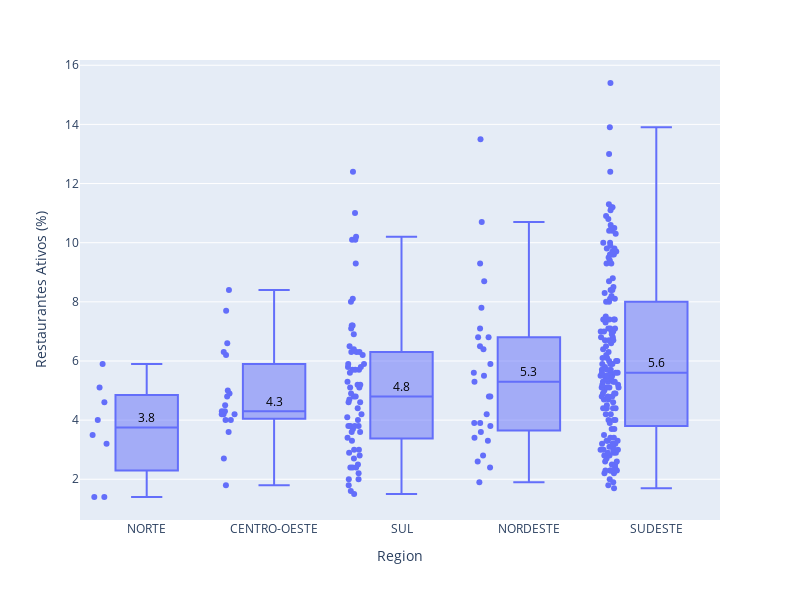
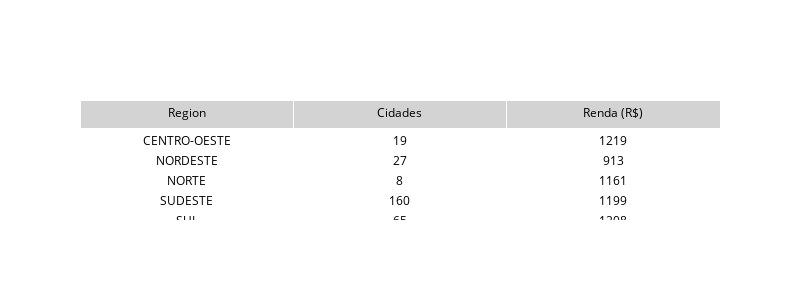

The notebook cell these images were saved under, in order:
### Markdown cell above
Boxplot of % de restaurantes_ativos per region of cluster 0

### Code cell
mf.boxplot_table_plotly(df=df_median, cluster=0)

### Figure 1 — Plotly figure (JSON) as saved in the notebook; plotly's stock layout.template omitted (floating-point values rounded to 4 significant figures; data arrays with more than 128 entries replaced by an {"elided": "..."} marker saying what was removed)
{"data": [{"alignmentgroup": "True", "boxpoints": "all", "customdata": {"elided": "279x4 mixed values"}, "hovertemplate": "Region=%{x}<br>Restaurantes Ativos (%)=%{y}<br>chs=%{customdata[0]}<br>cobertura_delivery=%{customdata[1]}<br>uf=%{customdata[2]}<br>cidade=%{customdata[3]}<extra></extra>", "legendgroup": "", "marker": {"color": "#636efa"}, "name": "", "notched": false, "offsetgroup": "", "orientation": "v", "showlegend": false, "type": "box", "x": {"elided": "279 str values"}, "x0": " ", "xaxis": "x", "y": {"elided": "279 float values"}, "y0": " ", "yaxis": "y"}], "layout": {"annotations": [{"align": "center", "font": {"color": "black", "size": 12}, "showarrow": false, "text": "3.8", "x": "NORTE", "y": 3.75, "yshift": 10}, {"align": "center", "font": {"color": "black", "size": 12}, "showarrow": false, "text": "4.3", "x": "CENTRO-OESTE", "y": 4.3, "yshift": 10}, {"align": "center", "font": {"color": "black", "size": 12}, "showarrow": false, "text": "4.8", "x": "SUL", "y": 4.8, "yshift": 10}, {"align": "center", "font": {"color": "black", "size": 12}, "showarrow": false, "text": "5.3", "x": "NORDESTE", "y": 5.3, "yshift": 10}, {"align": "center", "font": {"color": "black", "size": 12}, "showarrow": false, "text": "5.6", "x": "SUDESTE", "y": 5.6, "yshift": 10}], "boxmode": "group", "height": 600, "legend": {"tracegroupgap": 0}, "margin": {"t": 60}, "width": 800, "xaxis": {"anchor": "y", "categoryarray": ["NORTE", "CENTRO-OESTE", "SUL", "NORDESTE", "SUDESTE"], "categoryorder": "array", "domain": [0, 1], "title": {"text": "Region"}}, "yaxis": {"anchor": "x", "domain": [0, 1], "title": {"text": "Restaurantes Ativos (%)"}}}}

### Figure 2 — Plotly figure (JSON) as saved in the notebook; plotly's stock layout.template omitted (floating-point values rounded to 4 significant figures)
{"data": [{"cells": {"align": "center", "fill": {"color": "white"}, "font": {"color": "black", "size": 12}, "values": [["CENTRO-OESTE", "NORDESTE", "NORTE", "SUDESTE", "SUL"], [19, 27, 8, 160, 65], [1219, 913, 1161, 1199, 1208]]}, "header": {"align": "center", "fill": {"color": "lightgray"}, "font": {"color": "black", "size": 12}, "values": ["Region", "Cidades", "Renda (R$)"]}, "type": "table"}], "layout": {"height": 300, "width": 800}}
